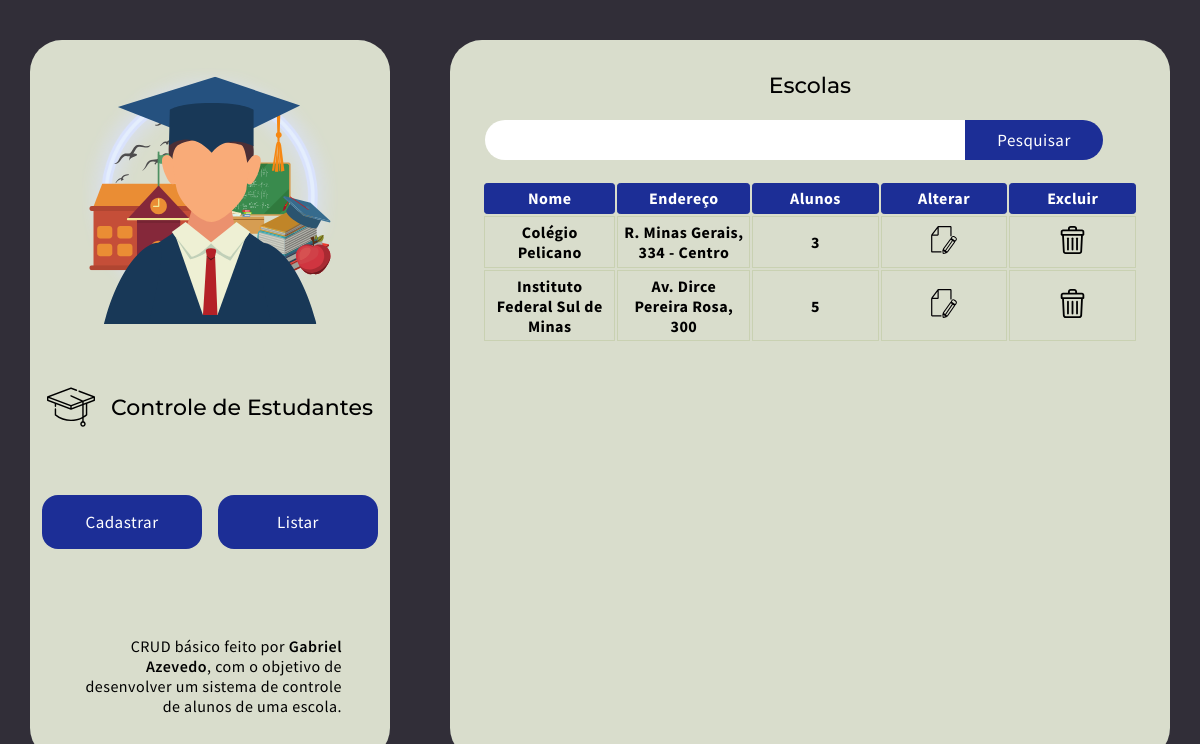
The app's page /src/view/listSchools.php with its own data.
### tables this page shows
CREATE TABLE IF NOT EXISTS `schools` (
  `idSchool` int(11) NOT NULL AUTO_INCREMENT,
  `ableSchool` int(1) NOT NULL,
  `nameSchool` varchar(100) NOT NULL,
  `address` varchar(100) NOT NULL,
  PRIMARY KEY (`idSchool`)
);

CREATE TABLE IF NOT EXISTS `relationship_students_classes` (
  `id` int(11) NOT NULL AUTO_INCREMENT,
  `idStudent` int(11) DEFAULT NULL,
  `idClass` int(11) DEFAULT NULL,
  PRIMARY KEY (`id`),
  KEY `idStudent` (`idStudent`),
  KEY `idClass` (`idClass`)
);

### src/controller/schoolsController.php (called while the page is built, shortened)
<?php
	require_once '../model/schools.php';
	require_once '../model/classes.php';
	require_once '../model/students.php';
	class schoolsController {
		public function search($search) {
			$schoolsModel = new schoolsModel();
			$resultSchools = $schoolsModel->getSchools($search);
			require_once 'tableSchools.php';
		}
		public function getNumberStudents($id){
				$students[$id] = 0;
				$i = 0;
				$schoolsModel = new schoolsModel();
				$resultClasses = $schoolsModel->getClassesInSchool($id);
				while($rowAux = mysqli_fetch_assoc($resultClasses)){
					$classesModel = new classesModel();
					$resultAbleClasses = $classesModel->getClass($rowAux['idClass']);
					$rowAuxAble = mysqli_fetch_assoc($resultAbleClasses);
					if ($rowAuxAble['ableClass'] == 1){
						$resultStudents = $schoolsModel->getStudentsInClass($rowAux['idClass']);
						while($rowAuxTwo = mysqli_fetch_assoc($resultStudents)){
							$studentsModel = new studentsModel();
							$resultAbleStudents = $studentsModel->getStudent($rowAuxTwo['idStudent']);
							$rowAuxTwoAble = mysqli_fetch_assoc($resultAbleStudents);
							if ($rowAuxTwoAble['ableStudent'] == 1){
								$aux=0;
								$repeatId = FALSE;
								for ($aux;$aux<=$i;$aux++){
									if ($rowAuxTwoAble['idStudent'] == $idStudent[$aux]){
										$repeatId = TRUE;
									}
								}
								if ($repeatId == FALSE){
									$students[$id]++;
									$idStudent[$i] = $rowAuxTwoAble['idStudent'];
									$i++;
								}
							}
						}
					}
				}
				return $students[$id];
		}
	}
?>

### src/model/schools.php (called while the page is built, shortened)
<?php
	class schoolsModel {
		public function getSchools($search) {
			$Connection = new Connection();
			$conn = $Connection->getConnect();
			$sql = "SELECT * FROM schools WHERE ";
			if(isset($search)){
				$sql .= "(nameSchool LIKE '%{$search}%' ";
				$sql .= "OR address LIKE '%{$search}%') ";
				$sql .= "AND ableSchool = 1 ORDER BY nameSchool ASC";
			}else {
				$sql .= "ableSchool = 1 ORDER BY nameSchool ASC";
			}
			$result = mysqli_query($conn, $sql);
			if($result){
				return $result;
			} else{
				header('Location:'.ERROR.'?codError=1');
			}
		}
		public function getClassesInSchool($idSchool) {
			$Connection = new Connection();
			$conn = $Connection->getConnect();
			$sql = "SELECT * FROM `relationship_classes_schools` WHERE `idSchool` = $idSchool ";
			$result = mysqli_query($conn, $sql);
			if($result){
				return $result;
			} else{
				header('Location:'.ERROR.'?codError=1');
			}
		}
		public function getStudentsInClass($idClass) {
			$Connection = new Connection();
			$conn = $Connection->getConnect();
			$sql = "SELECT * FROM `relationship_students_classes` WHERE `idClass` = $idClass ";
			$result = mysqli_query($conn, $sql);
			if($result){
				return $result;
			} else{
				header('Location:'.ERROR.'?codError=1');
			}
		}
	}
?>

### src/model/classes.php (called while the page is built, shortened)
<?php
	class classesModel {
		public function getClass($id) {
			$Connection = new Connection();
			$conn = $Connection->getConnect();
			$sql = "SELECT * FROM classes WHERE idClass = $id";
			$result = mysqli_query($conn, $sql);
			if($result){
				return $result;
			} else{
				header('Location:'.ERROR.'?codError=1');
			}
		}
	}
?>

### src/model/students.php (called while the page is built, shortened)
<?php
	class studentsModel {
		public function getStudent($id) {
			$Connection = new Connection();
			$conn = $Connection->getConnect();
			$sql = "SELECT * FROM students WHERE idStudent = $id";
			$result = mysqli_query($conn, $sql);
			if($result){
				return $result;
			} else{
				header('Location:'.ERROR.'?codError=1');
			}
		}
	}
?>

### src/view/tableSchools.php (the view)
<div class="table-data">
  <table>
    <thead>
      <th>Nome</th>
      <th>Endereço</th>
      <th>Alunos</th>
      <th>Alterar</th>
      <th>Excluir</th>
    </thead>
    <tbody>
      <?php
        while($row = mysqli_fetch_assoc($resultSchools)){
          $id = $row['idSchool'];
      ?>
      <tr>
        <th><?php echo $row['nameSchool']; ?></th>
        <th><?php echo $row['address']; ?></th>
        <th><?php echo $this->getNumberStudents($id)?></th>
        <th>
          <a href="updateSchool.php?idUpd=<?php echo $row['idSchool'] ?>">
            <img src="../../public/img/edit.svg" />
          </a>
        </th>
        <th>
          <a href="listSchools.php?idRem=<?php echo $id ?>">
            <img src="../../public/img/trash.svg" />
          </a>
        </th>
      </tr>
      <?php
        }
      ?>
    </tbody>
  </table>
</div>

### src/styles/global.css (style rules this page uses)
* { margin: 0; padding: 0; box-sizing: border-box; outline: 0; }
body { background: #312e38; -webkit-font-smoothing: antialiased; }
body, input, button { font-family: 'Source Sans Pro', sans-serif; font-weight: 400; letter-spacing: 0.03rem; font-size: 16px; }

### src/styles/pages/home.css (style rules this page uses)
.table-data th { align-self: flex-start; padding: 0.3rem; width: 10rem; border: solid 1px #c9d1b2; }
.table-data thead th { color:#fff; background: rgb(28, 46, 150); border-color: rgb(28, 46, 150); border-radius: 0.2rem; }
.table-data tr img { align-self: center; width: 2rem; padding: .1rem; }

### records on screen
schools: nameSchool "Colégio Pelicano", address "R. Minas Gerais, 334 - Centro", NumberStudents "3"
schools: nameSchool "Instituto Federal Sul de Minas", address "Av. Dirce Pereira Rosa, 300", idSchool.idStudent "5"
